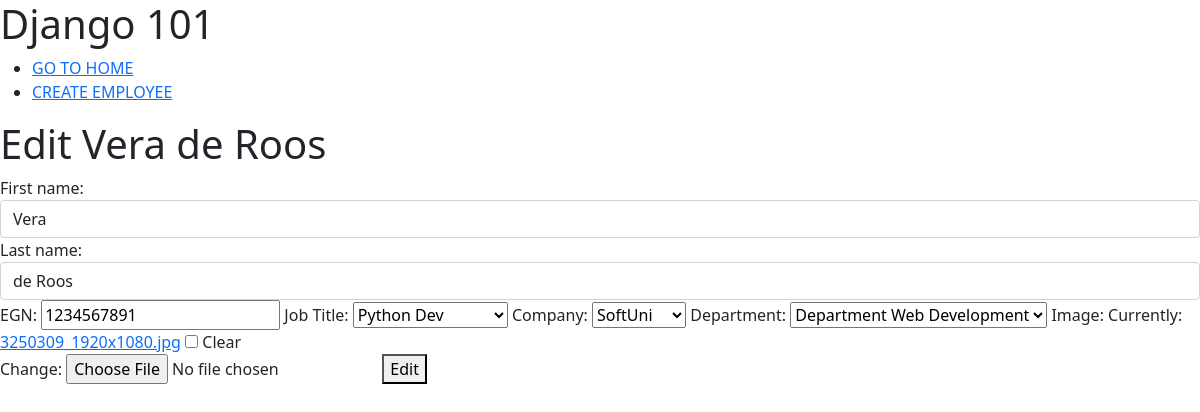
Screenshot of /employees/edit/1/ with the database file from the repository.
### employees_app/employees/models.py (models this page shows)
class Employee(models.Model):
    SOFTWARE_DEVELOPER = 1
    QA_ENGINEER = 2
    DEVOPS_SPECIALIST = 3
    SOFT_UNI = 'SoftUni'
    GOOGLE = 'Google'
    FACEBOOK = 'Facebook'
    COMPANIES = (
        SOFT_UNI,
        GOOGLE,
        FACEBOOK,
    )
    first_name = models.CharField(
        max_length=30,
    )
    last_name = models.CharField(
        max_length=40,
        null=True,
        blank=True,
    )
    egn = models.CharField(
        max_length=10,
        unique=True,
        verbose_name = 'EGN',
        validators = (
            validators.MinLengthValidator(10),
        )
    )
    job_title_t = models.IntegerField(
        choices=(
            (SOFTWARE_DEVELOPER, 'Python Dev'),
            (QA_ENGINEER,'QA Engineer'),
            (DEVOPS_SPECIALIST, 'DevOps Specialist'),
        ),
        verbose_name = 'Job Title'
    )
    company = models.CharField(
        max_length=max(len(c) for c in COMPANIES),
        choices=((c, c) for c in COMPANIES),
    )
    department = models.ForeignKey(
        Department,
        on_delete=models.CASCADE,
    )
    image = models.ImageField(
        null=True,
        blank=True,
    )
    class Meta:
        ordering = ('first_name', '-last_name')

### employees_app/employees/views.py (the view)
# urls.py: path('edit/<int:pk>/', edit_employee, name='edit employee'),
def edit_employee(request, pk):
    employee = Employee.objects.get(pk=pk)
    if request.method == 'POST':
        employee_form = EmployeeForm(request.POST, request.FILES, request.FILES,instance=employee)
        if employee_form.is_valid():
            employee_form.save()
    else:
        employee_form = EmployeeForm(instance=employee)
    context= {
    'employee': employee,
    'employee_form':employee_form,
    }
    return render(request, 'edit.html', context)

### employees_app/employees/views.py
class EmployeeForm(forms.ModelForm):
    class Meta:
        model = Employee
        fields = '__all__'
        widgets = {
            'first_name': forms.TextInput(
              attrs={'class':'form-control'}
            ),
            'last_name': forms.TextInput(
                attrs={'class':'form-control'}
            ),
        }

### employees_app/employees/models.py (called while the page is built)
    def __str__(self):
        return f'Department {self.name}'

### employees_app/employees/templates/edit.html
{% extends 'base/base.html' %}
{% block content %}
    <h1>Edit {{ employee.first_name }} {{ employee.last_name }}</h1>
    <form action="{% url 'edit employee' employee.pk %}"
         method="post"
         enctype="multipart/form-data">
        {{ employee_form }}
        <button>Edit</button>
    </form>
{% endblock %}

### rows the page displays
Employee: first_name "Vera", last_name "de Roos", egn "1234567891", job_title_t "Python Dev", company "SoftUni", department "Department Web Development"
